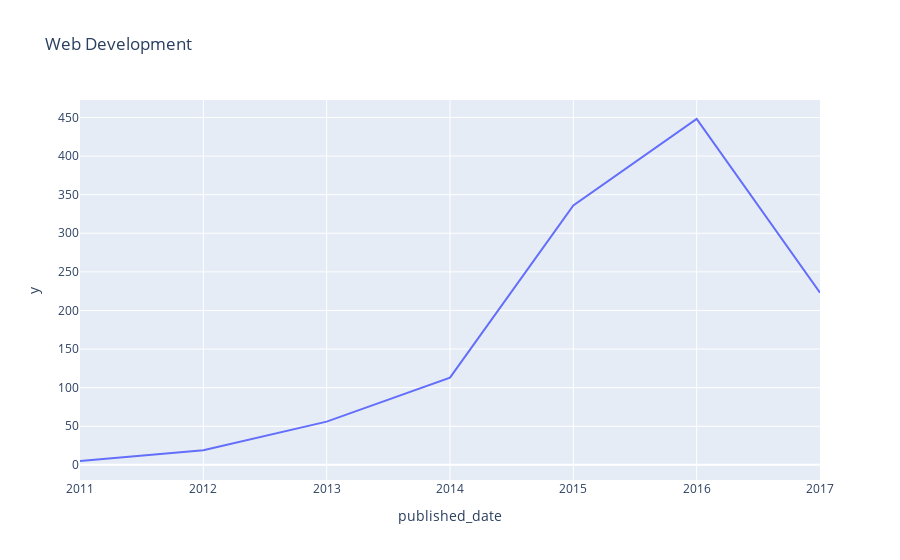

Here is the notebook cell this chart was saved with:
### Code cell
df_W = df.query("subject == 'Web Development'")

group_W = df_W.groupby("published_date").subject.count()
index = group_W.index
value = group_W.values

fig = px.line(group_W, x= index, y= value, title="Web Development") 
fig.show()

### Figure 1 — Plotly figure (JSON) as saved in the notebook; plotly's stock layout.template omitted (floating-point values rounded to 4 significant figures)
{"data": [{"hovertemplate": "published_date=%{x}<br>y=%{y}<extra></extra>", "legendgroup": "", "line": {"color": "#636efa", "dash": "solid"}, "marker": {"symbol": "circle"}, "mode": "lines", "name": "", "orientation": "v", "showlegend": false, "type": "scatter", "x": [2011, 2012, 2013, 2014, 2015, 2016, 2017], "xaxis": "x", "y": [5, 19, 56, 113, 336, 448, 223], "yaxis": "y"}], "layout": {"legend": {"tracegroupgap": 0}, "title": {"text": "Web Development"}, "xaxis": {"anchor": "y", "domain": [0, 1], "title": {"text": "published_date"}}, "yaxis": {"anchor": "x", "domain": [0, 1], "title": {"text": "y"}}}}
